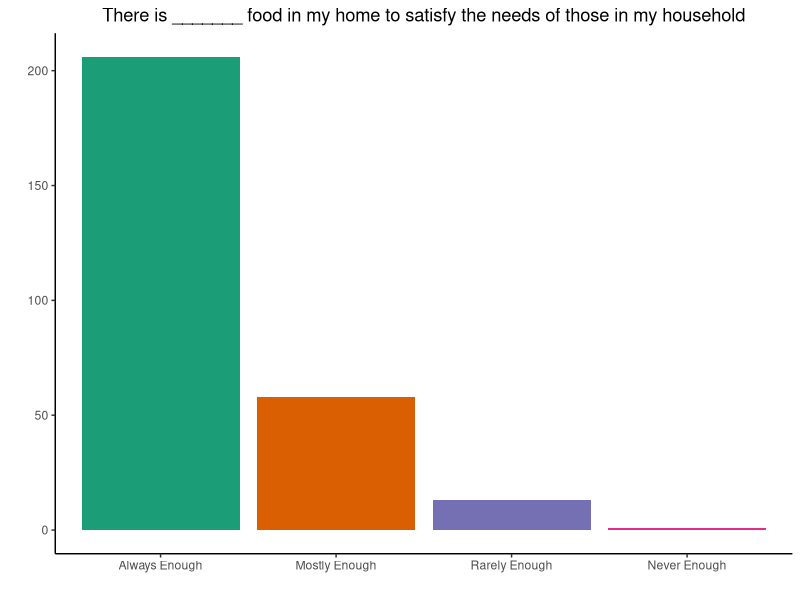
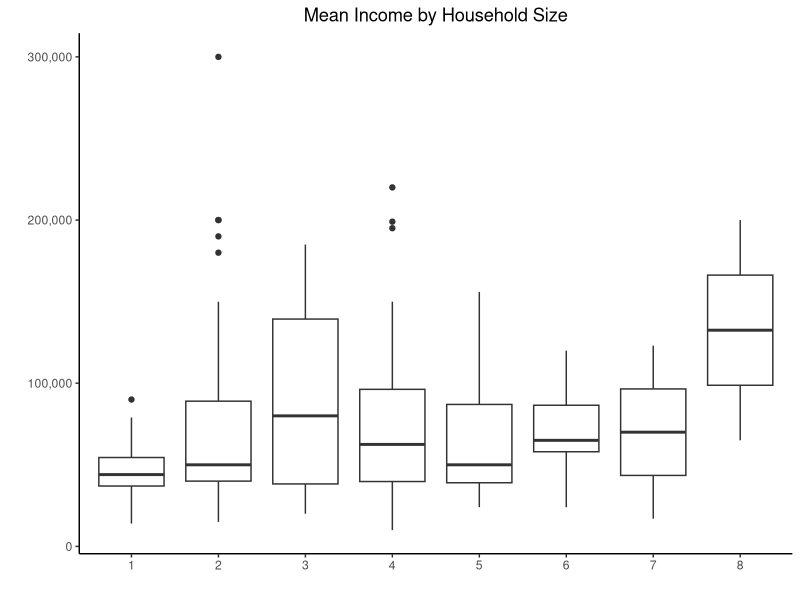
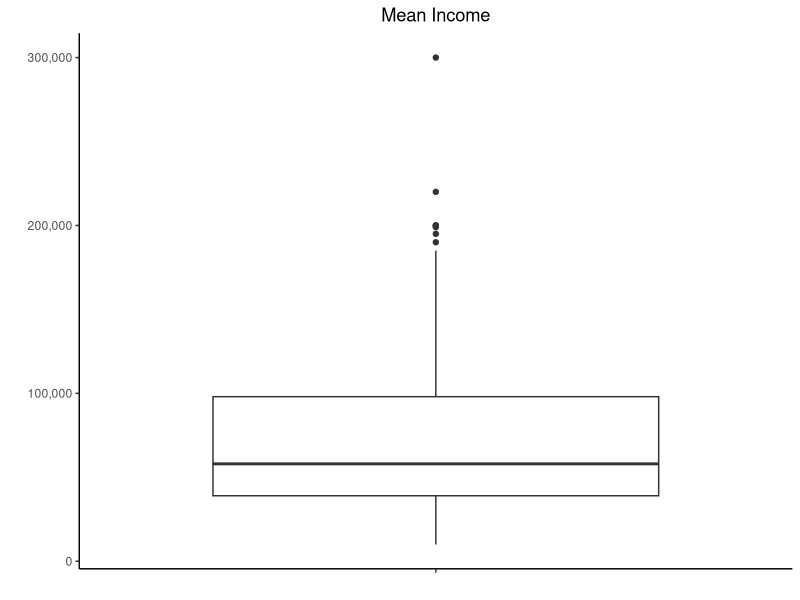
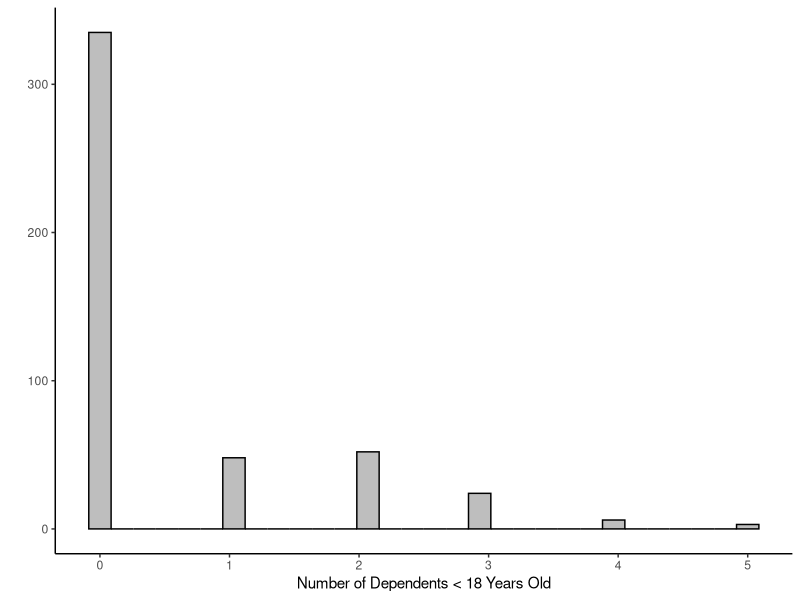
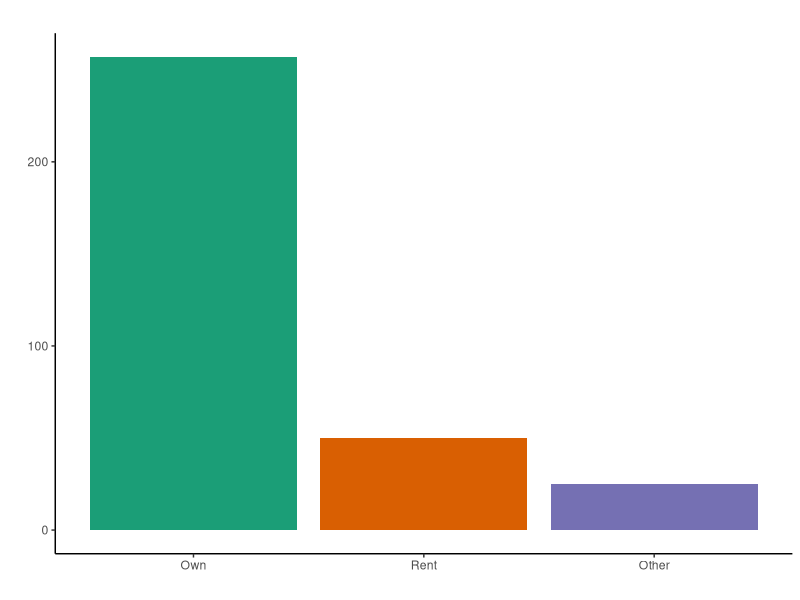
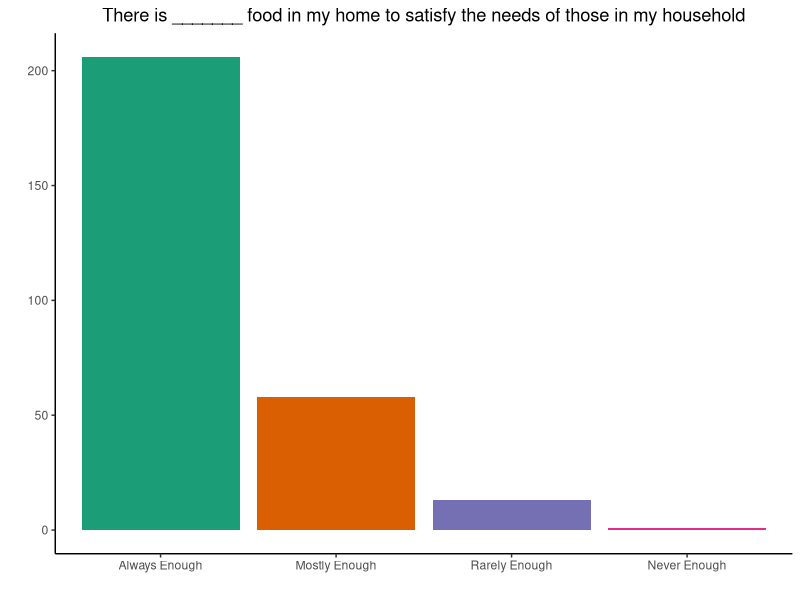
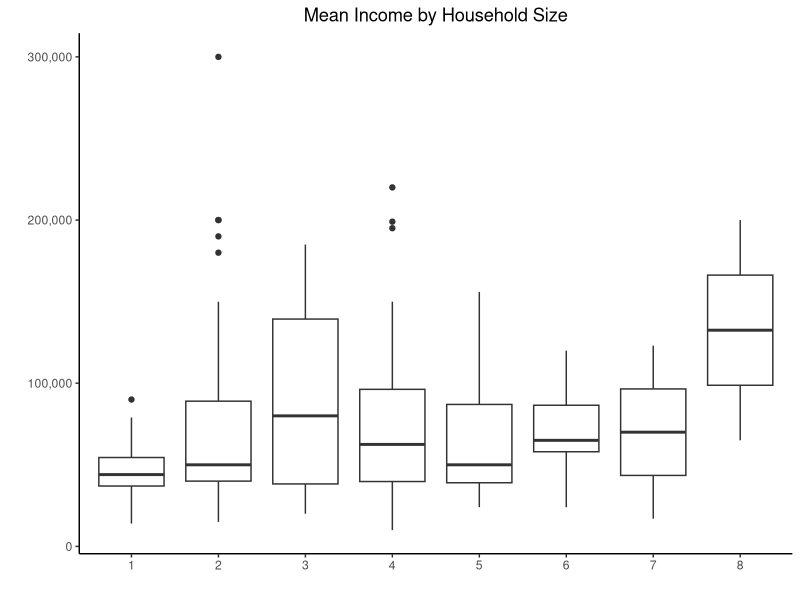
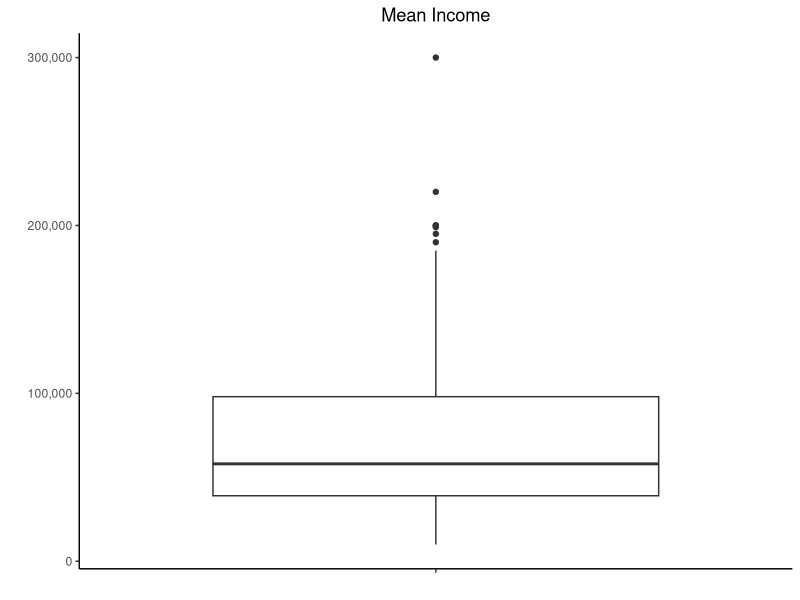

These figures' R source, in order:
# load libraries
library(tidyverse)
library(scales)
library(readxl)

#Set theme

theme_set(theme_classic())

# load data
qualtrics_data <- read_excel("qualtrics-data.xlsx")



# restructure data

qualtrics_data$residents_n <- as.numeric(qualtrics_data$residents)
qualtrics_data$residents_f <- as.factor(qualtrics_data$residents)

# removed dollar signs and columns

gsub("[$,]","",qualtrics_data$gfi_2022_expected)
qualtrics_data$gfi_2022_expected <- as.numeric(qualtrics_data$gfi_2022_expected)

# food security

table(qualtrics_data$food_security)

qualtrics_data$food_security <- 
  recode_factor(qualtrics_data$food_security, 
         "There is always enough food in my home to satisfy the needs of those in the household" = "Always Enough",
         "There is mostly enough food in my home to satisfy the needs of those in the household" = "Mostly Enough",
         "There is rarely enough food in my home to satisfy the needs of those in the household" = "Rarely Enough",
         "There is never enough food in my home to satisfy the needs of those in the household" = "Never Enough")

qualtrics_data %>% 
  drop_na(food_security) %>% 
  ggplot(aes(food_security, fill = food_security)) +
    geom_bar() +
    scale_fill_brewer(palette = "Dark2") +
    theme_classic() +
    theme(legend.position = "none",
        plot.title = element_text(hjust = 0.5)) +
    labs(title = "There is _______ food in my home to satisfy the needs of those in my household",
       x = "",
       y = "")

ggsave("food_security.png")
  

# residents

qualtrics_data %>% 
  filter(!is.na(residents_f)) %>% 
  group_by(residents_f) %>% 
  count()

qualtrics_data %>% 
  drop_na(residents_f, gfi_2022_expected) %>% 
  ggplot(qualtrics_data, mapping = aes(residents_f, gfi_2022_expected)) +
    geom_boxplot() + 
    theme_classic() + 
    scale_y_continuous(labels = comma) +
    theme(legend.position = "right",
        plot.title = element_text(hjust = 0.5)) +
    labs(title = "Mean Income by Household Size",
       x = "",
       y = "")
ggsave("income_by_housesize.png")

# income

qualtrics_data %>% 
  filter(Finished == "True") %>% 
  drop_na(gfi_2022_expected) %>% 
  ggplot(qualtrics_data, mapping = aes(Finished, gfi_2022_expected)) +
  geom_boxplot() + 
  theme_classic() + 
  scale_y_continuous(labels = comma) + 
  theme(legend.position = "right",
        plot.title = element_text(hjust = 0.5),
        axis.text.x = element_blank()) +
  labs(title = "Mean Income",
       x = "",
       y = "") 
ggsave("income.png")


# Under 18

# Replace NA

qualtrics_data$under18count <- as.numeric(qualtrics_data$under18count)

# Convert "One" to 1

qualtrics_data$under18count[qualtrics_data$under18count == "One"] <- 1

# Convert to numeric

qualtrics_data$under18count[is.na(qualtrics_data$under18count)] <- 0

# Run histogram

ggplot(qualtrics_data, aes(under18count)) + 
  geom_histogram(color = "black",
                 fill = "gray") +
  labs(x = "Number of Dependents < 18 Years Old",
       y = "")

ggsave("under18count.png")

qualtrics_data %>% 
  group_by(under18count) %>% 
  count() 

# housing

table(qualtrics_data$housing)

qualtrics_data$housing <- 
  recode_factor(qualtrics_data$housing, 
                "I own my house or apartment" = "Own",
                "I rent my own house or apartment" = "Rent",
                "Other" = "Other")

qualtrics_data %>% 
  drop_na(housing) %>% 
  ggplot(aes(housing, fill = housing)) +
  geom_bar() +
  scale_fill_brewer(palette = "Dark2") +
  theme_classic() +
  theme(legend.position = "none",
        plot.title = element_text(hjust = 0.5)) +
  labs(title = "",
       x = "",
       y = "")

ggsave("housing.png")

